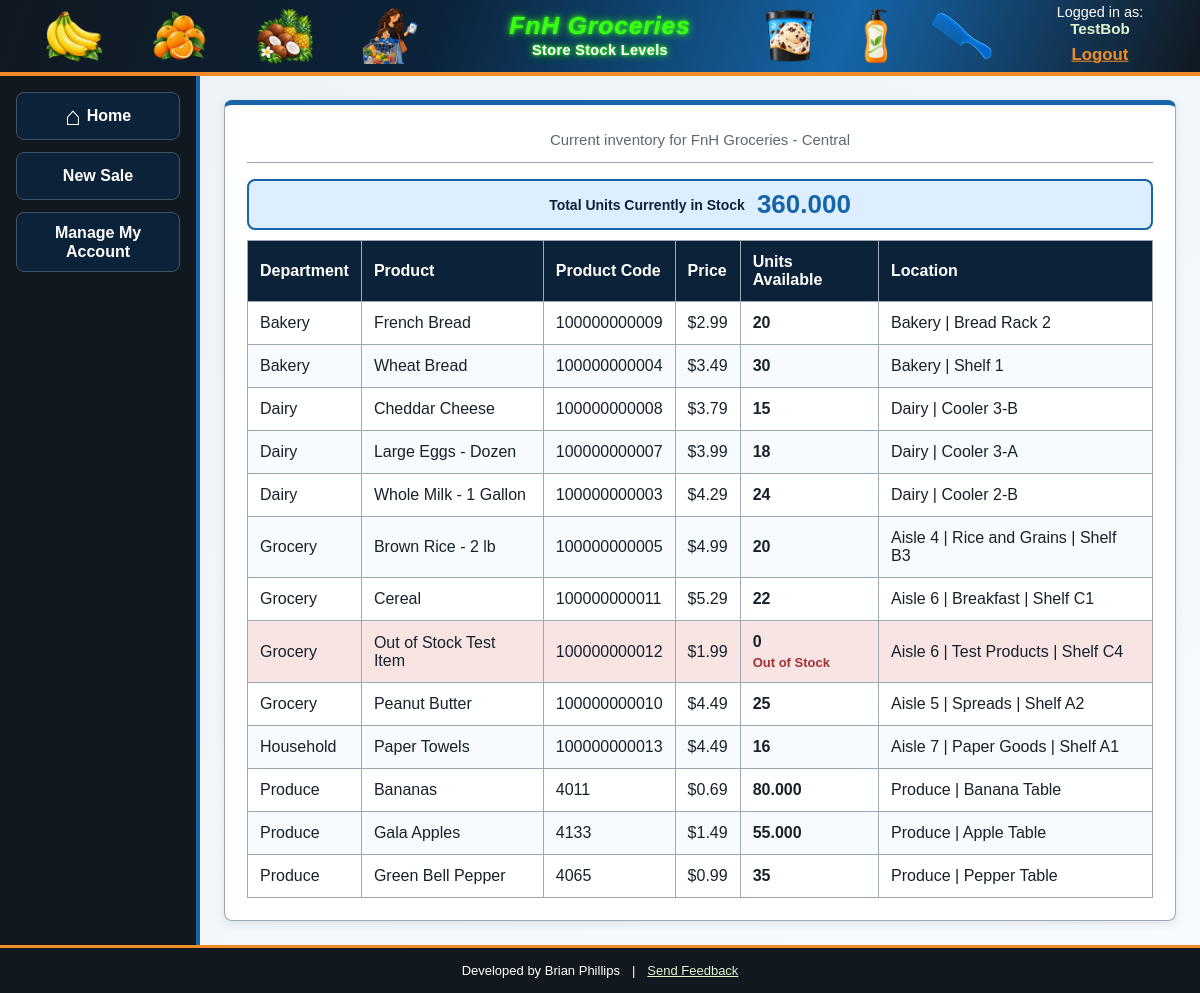
Page /inventory/stock_levels.php (signed in) on the committed database.
### tables this page shows
CREATE TABLE department (
	DepartmentID int NOT NULL AUTO_INCREMENT PRIMARY KEY,
	CategoryID int NOT NULL,
	DepartmentName varchar(80) NOT NULL,
	Description varchar(255) DEFAULT NULL,
	UNIQUE (CategoryID, DepartmentName),
	FOREIGN KEY (CategoryID) REFERENCES category(CategoryID)
);

### includes/access_control.php (called while the page is built, shortened)
<?php
function escapeOutput($value)
{
    return htmlspecialchars(
        (string) $value,
        ENT_QUOTES,
        'UTF-8'
    );
}

### inventory/stock_levels.php (the view, shortened to what this page needs)
<?php
require_once __DIR__ . '/../includes/access_control.php';
$storeID =
    (int)($_SESSION['store_id'] ?? 0);
$totalStockQuantity = 0;
$inventoryRecords = [];
$errorMessage = '';
try {
    $databaseConnection =
        connectDatabase();
    $totalStatement =
        $databaseConnection->prepare(
            '
            SELECT
                TotalStockQuantity
            FROM vw_store_stock_total
            WHERE StoreID = :storeID
            LIMIT 1
            '
        );
    $totalStatement->execute([
        ':storeID' =>
            $storeID
    ]);
    $totalRecord =
        $totalStatement->fetch();
    if ($totalRecord) {
        $totalStockQuantity =
            $totalRecord[
                'TotalStockQuantity'
            ];
    }
    $inventoryStatement =
        $databaseConnection->prepare(
            '
            SELECT
                DepartmentID,
                DepartmentName,
                ProductID,
                UPC,
                PLUCode,
                ProductName,
                UnitType,
                RetailPrice,
                StockQuantity,
                Aisle,
                SectionName,
                ShelfLocation
            FROM vw_store_stock
            WHERE StoreID = :storeID
            ORDER BY
                DepartmentName,
                ProductName
            '
        );
    $inventoryStatement->execute([
        ':storeID' =>
            $storeID
    ]);
    $inventoryRecords =
        $inventoryStatement->fetchAll();
} catch (PDOException $exception) {
    error_log(
        $exception->getMessage()
    );
    $errorMessage =
        'Inventory information could not be loaded.';
}
require __DIR__ . '/../includes/header.php';
?>
<section class="content-panel inventory-panel">
    <div class="page-intro">
        <p>
            Current inventory for
            <?= escapeOutput($_SESSION['store_name'] ?? '') ?>
        </p>
    </div>
    <?php if ($errorMessage !== ''): ?>
        <div class="message message-error">
            <?= escapeOutput($errorMessage) ?>
        </div>
    <?php else: ?>
        <section class="inventory-total">
            <span class="inventory-total-label">
                Total Units Currently in Stock
            </span>
            <strong class="inventory-total-value">
                <?= escapeOutput(
                    number_format(
                        (float)$totalStockQuantity,
                        3
                    )
                ) ?>
            </strong>
        </section>
        <div class="inventory-table-container">
            <table class="inventory-table">
                <thead>
                    <tr>
                        <th>
                            Department
                        </th>
                        <th>
                            Product
                        </th>
                        <th>
                            Product Code
                        </th>
                        <th>
                            Price
                        </th>
                        <th>
                            Units Available
                        </th>
                        <th>
                            Location
                        </th>
                    </tr>
                </thead>
                <tbody>
                    <?php foreach ($inventoryRecords as $inventoryRecord): ?>
                        <?php
                        $productCode =
                            $inventoryRecord['UPC']
                            ??
                            $inventoryRecord['PLUCode']
                            ??
                            '';
                        $stockQuantity =
                            (float)$inventoryRecord[
                                'StockQuantity'
                            ];
                        $locationParts = [];
                        if (
                            trim(
                                (string)$inventoryRecord['Aisle']
                            ) !== ''
                        ) {
                            $locationParts[] =
                                'Aisle '
                                .
                                $inventoryRecord['Aisle'];
                        }
                        if (
                            trim(
                                (string)$inventoryRecord['SectionName']
                            ) !== ''
                        ) {
                            $locationParts[] =
                                $inventoryRecord['SectionName'];
                        }
                        if (
                            trim(
                                (string)$inventoryRecord['ShelfLocation']
                            ) !== ''
                        ) {
                            $locationParts[] =
                                $inventoryRecord['ShelfLocation'];
                        }
                        ?>
                        <tr
                            class="<?=
                                $stockQuantity <= 0
                                    ? 'inventory-out-of-stock'
                                    : ''
                            ?>"
                        >
                            <td>
                                <?= escapeOutput(
                                    $inventoryRecord[
                                        'DepartmentName'
                                    ]
                                ) ?>
                            </td>
                            <td>
                                <?= escapeOutput(
                                    $inventoryRecord[
                                        'ProductName'
                                    ]
                                ) ?>
                            </td>
                            <td>
                                <?= escapeOutput(
                                    $productCode
                                ) ?>
                            </td>
                            <td>
                                $<?= escapeOutput(
                                    number_format(
                                        (float)$inventoryRecord[
                                            'RetailPrice'
                                        ],
                                        2
                                    )
                                ) ?>
                            </td>
                            <td>
                                <strong>
                                    <?= escapeOutput(
                                        $inventoryRecord['UnitType'] === 'Each'
                                            ? number_format(
                                                $stockQuantity,
                                                0
                                            )
                                            : number_format(
                                                $stockQuantity,
                                                3
                                            )
                                    ) ?>
                                </strong>
                                <?php if ($stockQuantity <= 0): ?>
                                    <span class="inventory-status">
                                        Out of Stock
                                    </span>
                                <?php endif; ?>
                            </td>
                            <td>
                                <?= escapeOutput(
                                    implode(
                                        ' | ',
                                        $locationParts
                                    )
                                ) ?>
                            </td>
                        </tr>
                    <?php endforeach; ?>
                </tbody>
            </table>
        </div>
    <?php endif; ?>
</section>
<?php require __DIR__ . '/../includes/footer.php'; ?>

### assets/css/styles.css (style rules this page uses)
:root { --shared-blue-color: #1565a8; --theme-primary-dark-color: #0b2239; --theme-primary-light-color: #dceeff; --theme-black-color: #111820; --theme-orange-color: #f28c28; --theme-orange-dark-color: #c9660e; --theme-light-green-color: #dff3cf; --theme-green-color: #5f913e; --neon-green-color: #39ff14; --page-background-color: #edf3f7; --page-background-light-color: #f8fbfd; --panel-background-color: #ffffff; --main-text-color: #17212b; --secondary-text-color: #5d6973; --standard-border-color: #9aa9b5; --input-border-color: #8997a3; --navigation-border-color: #405364; --navigation-text-color: #d9e1e7; --success-color: #417326; --success-background-color: #e7f5dd; --danger-color: #a33131; --danger-background-color: #f9e4e4; --danger-border-color: #d9aaaa; --warning-background-color: #fff0d7; --warning-border-color: #e3b76d; --information-background-color: #e5f1fb; --disabled-background-color: #737b82; --disabled-border-color: #4d5459; --disabled-text-color: #e6e6e6; --minimum-touch-size: 3rem; --spacing-large: 1.5rem; --standard-border-radius: 0.5rem; --maximum-content-width: 68.75rem; --form-panel-width: 56.25rem; --main-action-button-width: 13.75rem; }
* { box-sizing: border-box; }
html, body { width: 100%; height: 100%; margin: 0; }
html { font-size: 100%; }
body { font-family: Arial, Helvetica, sans-serif; color: var(--main-text-color); background: var(--page-background-color); }
.content-panel { width: 100%; max-width: var(--maximum-content-width); margin: 0 auto; padding: 1rem; background: var(--panel-background-color); border: 0.0625rem solid var(--standard-border-color); border-top: 0.3125rem solid var(--shared-blue-color); border-radius: var(--standard-border-radius); box-shadow: 0 0.1875rem 0.625rem rgba(15, 30, 45, 0.10); }
.page-intro { width: 100%; margin: 0 0 1rem; padding: 0.125rem 0 0.75rem; border-bottom: 0.0625rem solid var(--standard-border-color); text-align: center; }
.page-intro p { margin: 0; color: var(--secondary-text-color); font-size: 0.9375rem; line-height: 1.4; }
@media (min-width: 40rem) { .content-panel { padding: 1.25rem; } }
@media (min-width: 64rem) { .content-panel { padding: 1.375rem; } }

### assets/css/layout.css (style rules this page uses)
:root { --header-height: 4.75rem; --footer-height: 3rem; --navigation-width: 10rem; --page-content-padding: 0.75rem; --header-title-clearance: 5.5rem; --header-user-space: 9rem; }
body { display: grid; grid-template-rows: var(--header-height) minmax(0, 1fr) var(--footer-height); overflow: hidden; }
@media (min-width: 40rem) { :root { --navigation-width: 11rem; --page-content-padding: 1rem; --header-title-clearance: 7rem; --header-user-space: 10rem; } }
@media (min-width: 64rem) { :root { --navigation-width: 12.5rem; --page-content-padding: 1.5rem; --header-title-clearance: 8.5rem; --header-user-space: 11.5rem; } }

### assets/css/inventory.css (style rules this page uses)
.inventory-panel { overflow: hidden; }
.inventory-total { display: flex; flex-direction: column; align-items: center; justify-content: center; gap: 0.1875rem; margin-bottom: 0.625rem; padding: 0.5rem; border: 0.125rem solid var(--shared-blue-color); border-radius: var(--standard-border-radius); background: var(--theme-primary-light-color); text-align: center; }
.inventory-total-label { color: var(--theme-primary-dark-color); font-size: 0.875rem; font-weight: bold; }
.inventory-total-value { color: var(--shared-blue-color); font-size: clamp( 1.25rem, 4vw, 1.625rem ); }
.inventory-table-container { width: 100%; overflow-x: auto; }
.inventory-table { width: 100%; min-width: 50rem; border-collapse: collapse; }
.inventory-table th, .inventory-table td { padding: 0.75rem; border: 0.0625rem solid var(--standard-border-color); text-align: left; vertical-align: middle; }
.inventory-table th { background: var(--theme-primary-dark-color); color: white; }
.inventory-table tbody tr:nth-child(even) { background: var(--page-background-light-color); }
.inventory-out-of-stock { background: var(--danger-background-color) !important; }
.inventory-status { display: block; margin-top: 0.25rem; color: var(--danger-color); font-size: 0.8125rem; font-weight: bold; }
@media (min-width: 48rem) { .inventory-total { flex-direction: row; gap: 0.75rem; } }

### rows in the picture
department: DepartmentName "Bakery", inventoryRecord "French Bread", productCode "100000000009", inventoryRecord "2.99", UnitType "20", locationParts "Bakery | Bread Rack 2", inventoryRecord "Wheat Bread", productCode "100000000004", inventoryRecord "3.49", UnitType "30", locationParts "Bakery | Shelf 1"
department: DepartmentName "Dairy", inventoryRecord "Cheddar Cheese", productCode "100000000008", inventoryRecord "3.79", UnitType "15", locationParts "Dairy | Cooler 3-B", inventoryRecord "Large Eggs - Dozen", productCode "100000000007", inventoryRecord "3.99", UnitType "18", locationParts "Dairy | Cooler 3-A", inventoryRecord "Whole Milk - 1 Gallon", productCode "100000000003", inventoryRecord "4.29", UnitType "24", locationParts "Dairy | Cooler 2-B"
department: DepartmentName "Grocery", inventoryRecord "Brown Rice - 2 lb", productCode "100000000005", inventoryRecord "4.99", UnitType "20", locationParts "Aisle 4 | Rice and Grains | Shelf B3", inventoryRecord "Cereal", productCode "100000000011", inventoryRecord "5.29", UnitType "22", locationParts "Aisle 6 | Breakfast | Shelf C1", inventoryRecord "Out of Stock Test Item", productCode "100000000012", inventoryRecord "1.99", UnitType "0", locationParts "Aisle 6 | Test Products | Shelf C4", inventoryRecord "Peanut Butter", productCode "100000000010", inventoryRecord "4.49", UnitType "25", locationParts "Aisle 5 | Spreads | Shelf A2"
department: DepartmentName "Household", inventoryRecord "Paper Towels", productCode "100000000013", inventoryRecord "4.49", UnitType "16", locationParts "Aisle 7 | Paper Goods | Shelf A1"
department: DepartmentName "Produce", inventoryRecord "Bananas", productCode "4011", inventoryRecord "0.69", UnitType "80.000", locationParts "Produce | Banana Table", inventoryRecord "Gala Apples", productCode "4133", inventoryRecord "1.49", UnitType "55.000", locationParts "Produce | Apple Table", inventoryRecord "Green Bell Pepper", productCode "4065", inventoryRecord "0.99", UnitType "35", locationParts "Produce | Pepper Table"

### other values in the picture
escapeOutput($headerPageTitle) "Store Stock Levels"
escapeOutput($headerUsername) "TestBob"
escapeOutput($saleNavigationLabel) "New Sale"
escapeOutput($_SESSION['store_name'] ?? '') "FnH Groceries - Central"
escapeOutput(DEVELOPER_NAME) "Brian Phillips"
